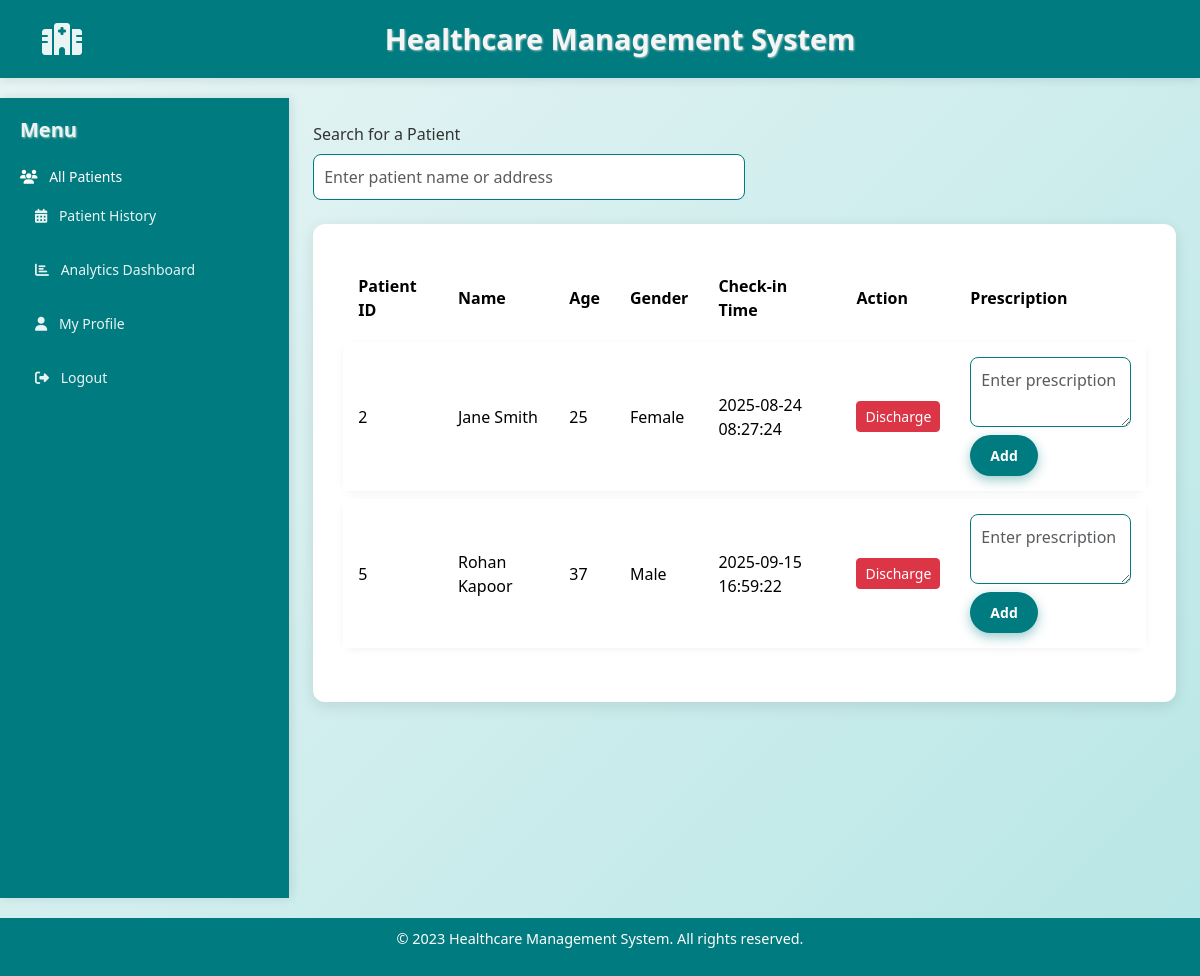
The page /docpro (signed in) on the database as committed earlier.
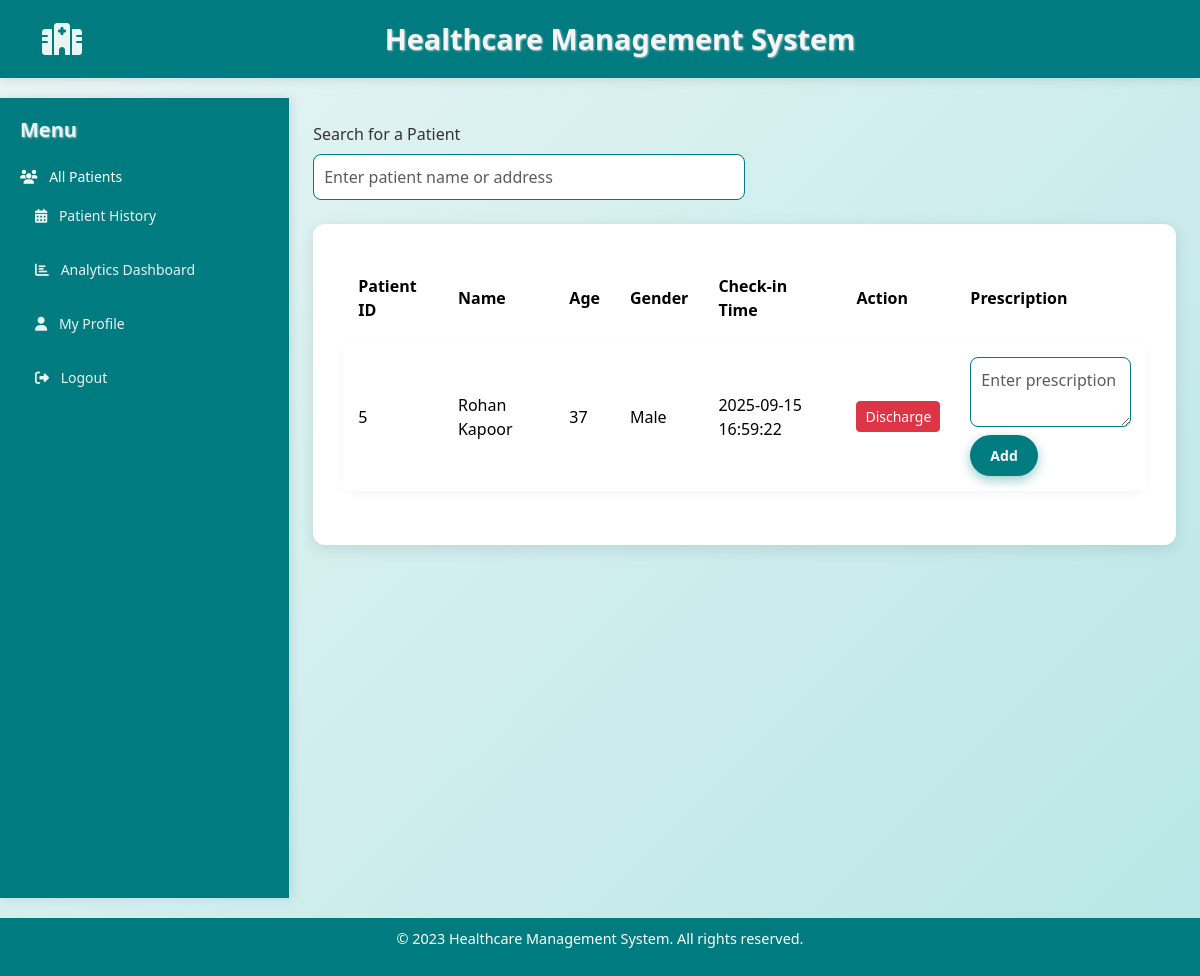
The same page on the database as committed later.
### models.py (models this page shows)
class Patientin(db.Model):
    id = db.Column(db.Integer, primary_key=True)
    patient_id = db.Column(db.Integer, db.ForeignKey('patient.id'), nullable=False)
    check_in_time = db.Column(db.DateTime, default=without_microseconds)
    notes = db.Column(db.String(255))

class Patient(db.Model):
    id = db.Column(db.Integer, primary_key=True)
    name = db.Column(db.String(100), nullable=False)
    gender = db.Column(db.String, nullable=False)
    age = db.Column(db.Integer, nullable=False)
    phone = db.Column(db.Integer, nullable=False)
    address = db.Column(db.String, nullable=False)
    department = db.Column(db.String, nullable=False)

### app.py (the view)
@app.route("/docpro")
@login_required
def docpro ():
    patients = db.session.query(Patientin, Patient).join(Patient, Patientin.patient_id == Patient.id).filter(Patient.department == current_user.department).all()
    return render_template("docpage.html",patients=patients)

### app.py (called while the page is built)
@login.user_loader
def load_user(user_id):
    try:
        return Doctor.query.get(int(user_id))
    except Exception as e:
        logger.error(f"Error loading user {user_id}: {e}")
        return None

### templates/docpage.html (shortened to what this page needs)
{% extends 'base.html' %}
{% block content %}
    <div class="d-flex">
        <nav class="sidebar">
            <h5 class="mb-4">Menu</h5>
            <ul class="nav flex-column">
                <li class="nav-item mb-2"><i class="fas fa-users me-2"></i> All Patients</li>
                <li class="nav-item mb-2">
                    <a href="{{ url_for('docdrughistory') }}" class="nav-link">
                        <i class="fas fa-calendar-alt me-2"></i> Patient History
                    </a>
                </li>
                <li class="nav-item mb-2">
                    <a href="{{ url_for('doctordashboard') }}" class="nav-link">
                        <i class="fas fa-chart-bar me-2"></i> Analytics Dashboard
                    </a>
                </li>
                <li class="nav-item mb-2">
                    <a href="{{ url_for('docprofile') }}" class="nav-link">
                        <i class="fas fa-user me-2"></i> My Profile
                    </a>
                </li>
                <li class="nav-item mb-2">
                    <a href="{{ url_for('logout') }}" class="nav-link">
                        <i class="fas fa-sign-out-alt me-2"></i> Logout
                    </a>
                </li>
            </ul>
        </nav>
        <div class="flex-grow-1 p-4">
            <div class="d-flex justify-content-between align-items-center mb-4">
                <div class="w-50">
                    <label class="form-label">Search for a Patient</label>
                    <input type="text" id="searchInput" class="form-control" placeholder="Enter patient name or address">
                </div>
            </div>
            <div class="container-fluid">
                <table class="table">
                    <thead>
                        <tr>
                            <th>Patient ID</th>
                            <th>Name</th>
                            <th>Age</th>
                            <th>Gender</th>
                            <th>Check-in Time</th>
                            <th>Action</th>
                            <th>Prescription</th>
                        </tr>
                    </thead>
                    <tbody>
                        {% for patientin, patient in patients %}
                        <tr>
                            <td>{{ patient.id }}</td>
                            <td>{{ patient.name }}</td>
                            <td>{{ patient.age }}</td>
                            <td>{{ patient.gender }}</td>
                            <td>{{ patientin.check_in_time.strftime('%Y-%m-%d %H:%M:%S') }}</td>
                            <td><a href="{{ url_for('discharge_patient', patient_id=patient.id) }}" class="btn btn-danger btn-sm">Discharge</a></td>
                            <td>
                                <form action="{{ url_for('add_prescription') }}" method="POST">
                                    <textarea name="prescription_text" rows="2" cols="20" placeholder="Enter prescription" class="form-control mb-2"></textarea>
                                    <button type="submit" class="btn btn-primary btn-sm">Add</button>
                                </form>
                            </td>
                        </tr>
                        {% endfor %}
                    </tbody>
                </table>
            </div>
        </div>
    </div>
{% endblock %}

Rows that differ between the two databases and show on the page:
removed Patientin: id "2", name "Jane Smith", age "25", gender "Female", check_in_time "2025-08-24 08:27:24"
